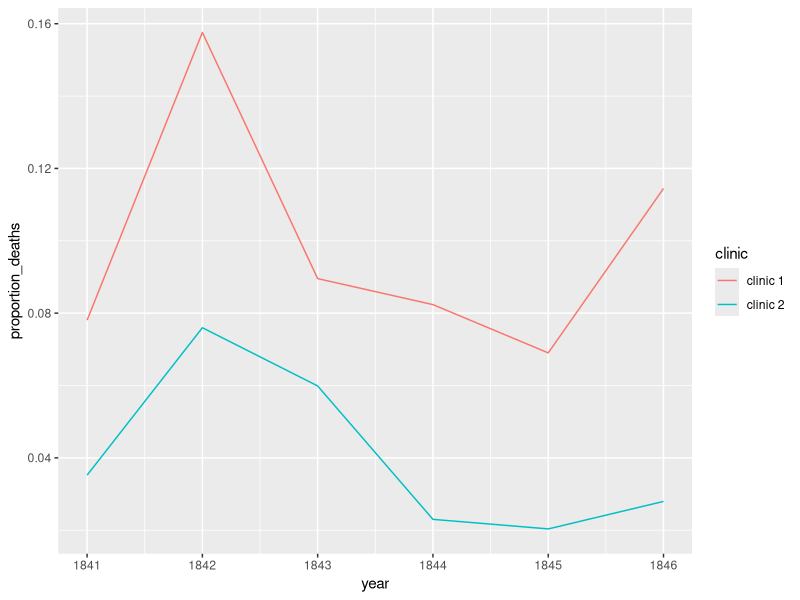
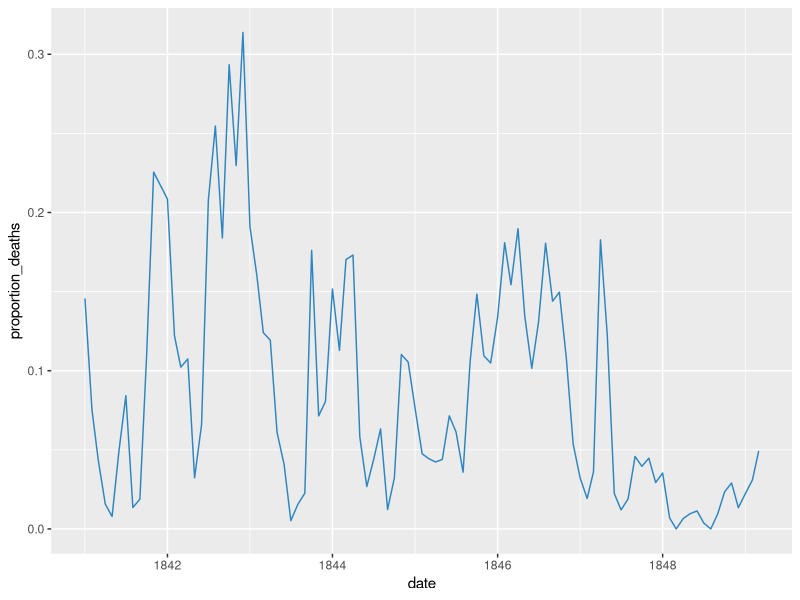
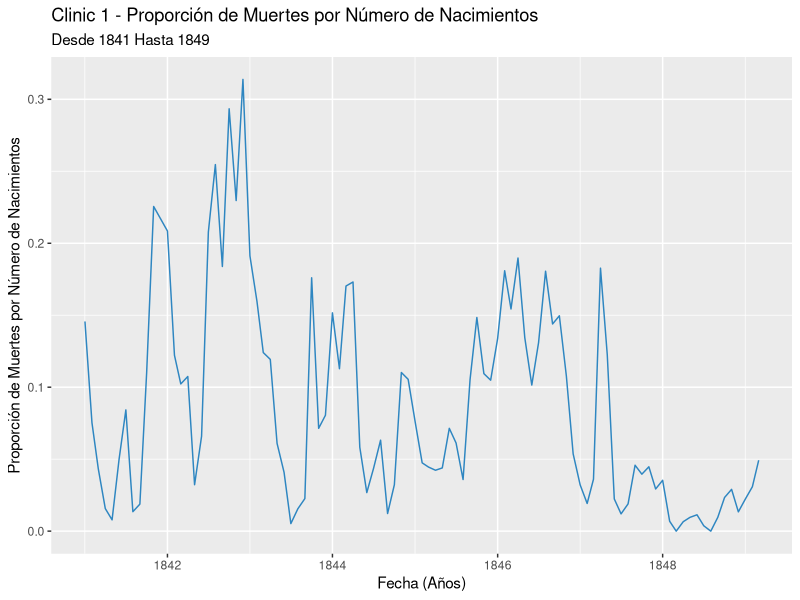
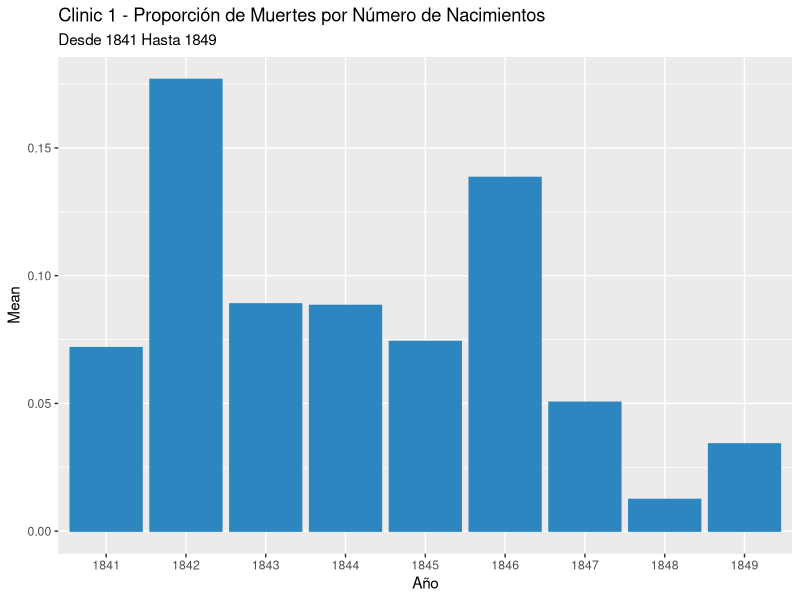
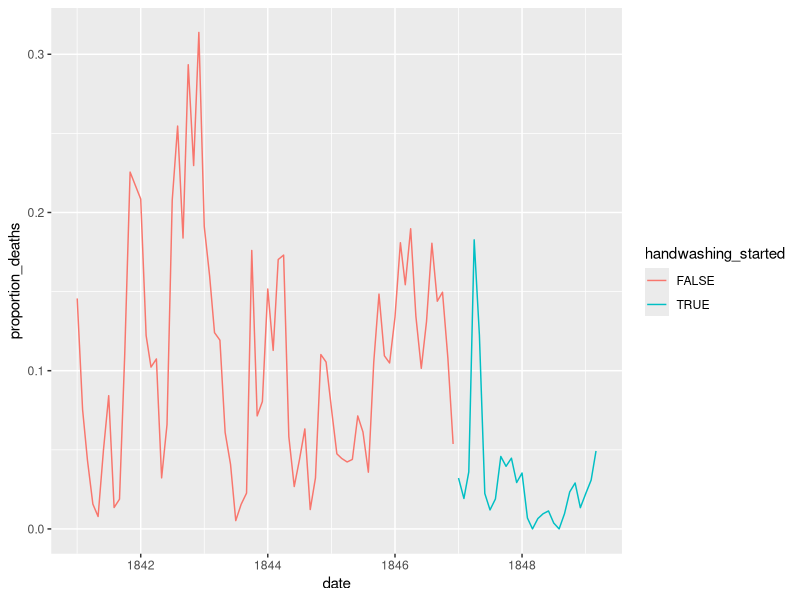
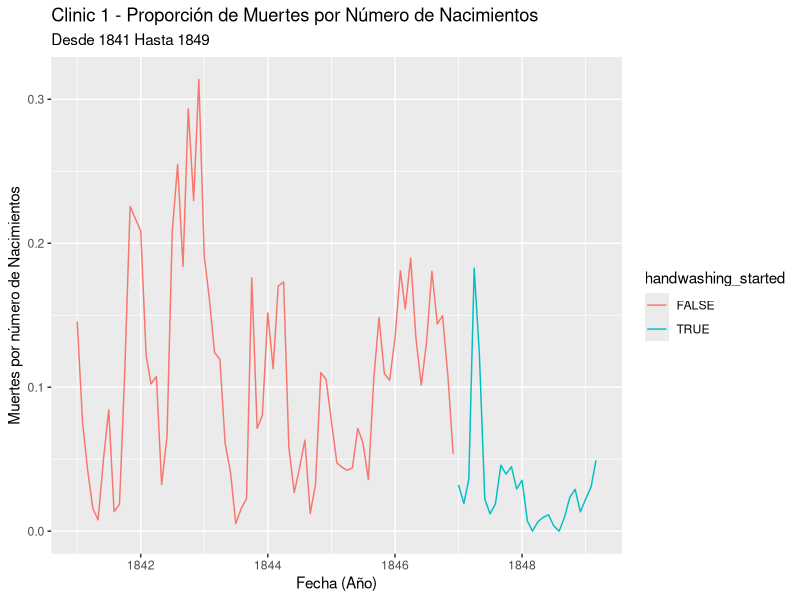

Write the R code that produced these figures, in order.
## ---- chunk 1
library(tidyverse)
## ---- chunk 2
yearly <- read_csv("./files/deaths_handwashing.csv",show_col_types = FALSE)
## ---- chunk 3
print(yearly)
## ---- chunk 4
yearly <- mutate(yearly, proportion_deaths = deaths / births)

## ---- chunk 5
print(yearly)
## ---- chunk 6
ggplot(yearly, aes(x=year, y=proportion_deaths, group=clinic, color=clinic)) + geom_line()
## ---- chunk 7
monthly <- read_csv("./files/deaths_clinic_1.csv",show_col_types = FALSE)
## ---- chunk 8
monthly <- mutate(monthly, proportion_deaths = deaths / births)
## ---- chunk 9
print(head(monthly,n=10))
## ---- chunk 10
ggplot(monthly, aes(x=date, y=proportion_deaths, color="Clinic 1"))+geom_line(colour="#2E86C1")
## ---- chunk 11
ggplot(monthly, aes(x=date, y=proportion_deaths, color="Clinic 1"))+geom_line(colour="#2E86C1") +
labs(title="Clinic 1 - Proporción de Muertes por Número de Nacimientos", subtitle = "Desde 1841 Hasta 1849", x="Fecha (Años)",
            y="Proporción de Muertes por Número de Nacimientos")
## ---- chunk 12
death_by_year <- monthly%>%group_by(format(as.Date(date, format="%d/%m/%Y"),"%Y"))%>%summarise(Mean = mean(proportion_deaths))
names(death_by_year)[1] = "Year"
## ---- chunk 13
ggplot(death_by_year, aes(x=Year,y=Mean)) + geom_bar(stat='identity',colour="#2E86C1", fill = "#2E86C1") +
       labs(title="Clinic 1 - Proporción de Muertes por Número de Nacimientos", subtitle = "Desde 1841 Hasta 1849", x="Año", y="Mean")
## ---- chunk 14
monthly <- mutate(monthly, handwashing_started = format(as.Date(date, format="%d/%m/%Y"),"%Y")>=1847)
print(monthly)
## ---- chunk 15
ggplot(monthly, aes(x=date,y=proportion_deaths,color=handwashing_started))+geom_line()
## ---- chunk 16
ggplot(monthly, aes(x=date,y=proportion_deaths,color=handwashing_started))+geom_line() +
labs(title="Clinic 1 - Proporción de Muertes por Número de Nacimientos", subtitle = "Desde 1841 Hasta 1849", 
            x="Fecha (Año)", y="Muertes por número de Nacimientos")
## ---- chunk 17
month_summary <- monthly%>%group_by(handwashing_started)%>%summarise(Mean = mean(proportion_deaths))
print(month_summary)
